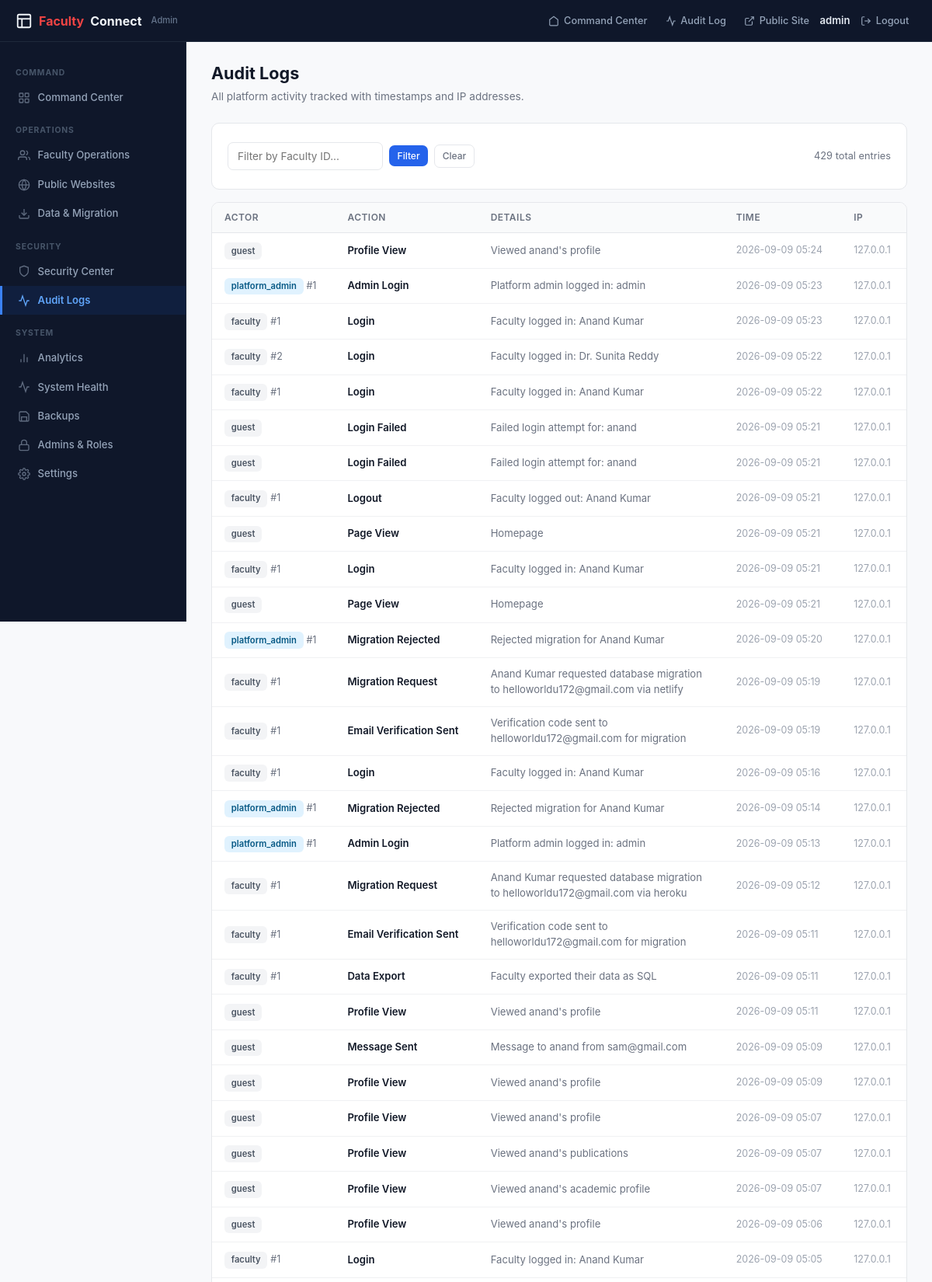
The page /platform/admin/activity (signed in, upper part) on the database its author committed.
### tables this page shows
CREATE TABLE activity_logs (
            id INTEGER PRIMARY KEY AUTOINCREMENT,
            user_type TEXT DEFAULT 'guest',
            user_id INTEGER DEFAULT 0,
            action TEXT NOT NULL,
            details TEXT DEFAULT '',
            ip_address TEXT DEFAULT '',
            timestamp TIMESTAMP DEFAULT CURRENT_TIMESTAMP
        );

### app.py (the view)
@app.route('/platform/admin/activity')
@admin_required
def platform_activity():
    pdb = get_platform_db()
    page = int(request.args.get('page', 1))
    per_page = 50
    offset = (page - 1) * per_page
    faculty_filter = request.args.get('faculty_id', '')
    if faculty_filter:
        logs = pdb.execute(
            "SELECT * FROM activity_logs WHERE user_id = ? AND action != 'profile_update' ORDER BY timestamp DESC LIMIT ? OFFSET ?",
            (int(faculty_filter), per_page, offset)
        ).fetchall()
        total = pdb.execute('SELECT COUNT(*) c FROM activity_logs WHERE user_id = ? AND action != ?', (int(faculty_filter), 'profile_update')).fetchone()['c']
    else:
        logs = pdb.execute(
            "SELECT * FROM activity_logs WHERE action != 'profile_update' ORDER BY timestamp DESC LIMIT ? OFFSET ?",
            (per_page, offset)
        ).fetchall()
        total = pdb.execute("SELECT COUNT(*) c FROM activity_logs WHERE action != 'profile_update'").fetchone()['c']
    return render_template('platform/activity.html', logs=logs, page=page, total=total, faculty_filter=faculty_filter)

### app.py (called while the page is built)
def get_platform_db():
    try:
        if 'platform_db' not in g:
            g.platform_db = sqlite3.connect(app.config['DATABASE'], timeout=15)
            g.platform_db.row_factory = sqlite3.Row
            g.platform_db.execute('PRAGMA foreign_keys = ON')
            try:
                g.platform_db.execute('PRAGMA journal_mode = WAL')
            except Exception:
                pass
        return g.platform_db
    except RuntimeError:
        db = sqlite3.connect(app.config['DATABASE'], timeout=15)
        db.row_factory = sqlite3.Row
        db.execute('PRAGMA foreign_keys = ON')
        return db

def admin_required(f):
    @wraps(f)
    def decorated(*args, **kwargs):
        if 'admin_id' not in session:
            return redirect(url_for('platform_login'))
        return f(*args, **kwargs)
    return decorated

@app.context_processor
def inject_admin_counts():
    try:
        pdb = get_platform_db()
        return {
            'pending_migrations_count': pdb.execute("SELECT COUNT(*) c FROM migration_requests WHERE status='pending'").fetchone()['c'],
            'unresolved_threats_count': pdb.execute('SELECT COUNT(*) c FROM threats WHERE is_resolved=0').fetchone()['c'],
        }
    except Exception:
        return {'pending_migrations_count': 0, 'unresolved_threats_count': 0}

### templates/platform/activity.html (shortened to what this page needs)
{% extends "platform/base_admin.html" %}
{% set active_page = 'audit' %}
{% block content %}
<div class="page-header">
    <h1>Audit Logs</h1>
    <p>All platform activity tracked with timestamps and IP addresses.</p>
</div>
<div class="card" style="margin-bottom: 1rem;">
    <div class="card-body" style="padding: 0.75rem 1.25rem;">
        <form method="GET" class="filter-bar" style="margin: 0;">
            <input type="text" name="faculty_id" class="form-control" placeholder="Filter by Faculty ID..." value="{{ faculty_filter }}">
            <button type="submit" class="btn btn-primary btn-sm">Filter</button>
            <a href="{{ url_for('platform_activity') }}" class="btn btn-ghost btn-sm">Clear</a>
            <span style="margin-left: auto; font-size: 0.8rem; color: #6b7280;">{{ total }} total entries</span>
        </form>
    </div>
</div>
<div class="card">
    <div class="table-wrap">
        <table>
            <thead>
                <tr><th>Actor</th><th>Action</th><th>Details</th><th>Time</th><th>IP</th></tr>
            </thead>
            <tbody>
                {% if logs %}
                {% for l in logs %}
                <tr>
                    <td>
                        <span class="badge badge-{{ 'info' if l.user_type == 'platform_admin' else 'neutral' }}">{{ l.user_type }}</span>
                        {% if l.user_id %}<span style="font-size: 0.78rem; color: #6b7280;"> #{{ l.user_id }}</span>{% endif %}
                    </td>
                    <td style="font-weight: 600; font-size: 0.82rem;">{{ l.action|replace('_', ' ')|title }}</td>
                    <td style="font-size: 0.82rem; color: #6b7280; max-width: 300px;">{{ l.details[:100] if l.details else '-' }}</td>
                    <td style="font-size: 0.78rem; color: #9ca3af;">{{ l.timestamp[:16] if l.timestamp else '' }}</td>
                    <td style="font-size: 0.78rem; color: #9ca3af;">{{ l.ip_address }}</td>
                </tr>
                {% endfor %}
                {% else %}
                <tr><td colspan="5"><div class="empty-state"><p>No activity logs found.</p></div></td></tr>
                {% endif %}
            </tbody>
        </table>
    </div>
</div>
{% endblock %}

### static/css/admin.css (style rules this page uses)
:root { --sidebar-w: 240px; --topbar-h: 54px; --bg: #f8f9fb; --surface: #fff; --border: #e5e7eb; --border-light: #f0f1f3; --text: #111827; --text-secondary: #6b7280; --text-muted: #9ca3af; --primary: #2563eb; --primary-light: #dbeafe; --success: #059669; --success-light: #d1fae5; --warning: #d97706; --warning-light: #fef3c7; --danger: #dc2626; --danger-light: #fee2e2; --info: #0284c7; --info-light: #e0f2fe; --purple: #7c3aed; --purple-light: #ede9fe; }
*, *::before, *::after { box-sizing: border-box; margin: 0; padding: 0; }
body.admin-body { font-family: -apple-system, BlinkMacSystemFont, 'Segoe UI', Roboto, 'Helvetica Neue', Arial, sans-serif; font-size: 14px; color: var(--text); background: var(--bg); line-height: 1.5; }
.page-header { margin-bottom: 1.5rem; }
.page-header h1 { font-size: 1.35rem; font-weight: 700; color: var(--text); }
.page-header p { color: var(--text-secondary); font-size: 0.85rem; margin-top: 0.2rem; }
.card { background: var(--surface); border: 1px solid var(--border); border-radius: 10px; overflow: hidden; }
.card-body { padding: 1.25rem; }
.table-wrap { overflow-x: auto; }
table { width: 100%; border-collapse: collapse; font-size: 0.85rem; }
thead th { padding: 0.65rem 1rem; text-align: left; font-weight: 600; color: var(--text-secondary); font-size: 0.75rem; text-transform: uppercase; letter-spacing: 0.04em; background: #f9fafb; border-bottom: 1px solid var(--border); white-space: nowrap; }
tbody td { padding: 0.7rem 1rem; border-bottom: 1px solid var(--border-light); vertical-align: middle; }
.badge { display: inline-flex; align-items: center; gap: 0.25rem; padding: 0.15rem 0.55rem; border-radius: 6px; font-size: 0.7rem; font-weight: 600; white-space: nowrap; }
.badge-info { background: var(--info-light); color: #075985; }
.badge-neutral { background: #f3f4f6; color: #4b5563; }
.btn { display: inline-flex; align-items: center; gap: 0.35rem; padding: 0.45rem 0.85rem; border-radius: 7px; font-size: 0.8rem; font-weight: 500; text-decoration: none; border: 1px solid transparent; cursor: pointer; transition: all 0.15s; white-space: nowrap; font-family: inherit; }
.btn-primary { background: var(--primary); color: white; }
.btn-ghost { background: transparent; color: var(--text-secondary); border-color: var(--border); }
.btn-sm { padding: 0.3rem 0.6rem; font-size: 0.75rem; }
.form-control { width: 100%; padding: 0.55rem 0.75rem; border: 1px solid var(--border); border-radius: 7px; font-size: 0.85rem; font-family: inherit; transition: border-color 0.15s; background: white; color: var(--text); }
.filter-bar { display: flex; gap: 0.5rem; align-items: center; flex-wrap: wrap; padding: 0.75rem 0; margin-bottom: 1rem; }
.filter-bar .form-control { max-width: 200px; }

### rows shown on the page
activity_logs: user_type "guest", action "Profile View", details "Viewed anand's profile", timestamp "2026-09-09 05:24", ip_address "127.0.0.1"
activity_logs: user_type "platform_admin", user_id "1", action "Admin Login", details "Platform admin logged in: admin", timestamp "2026-09-09 05:23", ip_address "127.0.0.1"
activity_logs: user_type "faculty", user_id "1", action "Login", details "Faculty logged in: Anand Kumar", timestamp "2026-09-09 05:23", ip_address "127.0.0.1"
activity_logs: user_type "faculty", user_id "2", action "Login", details "Faculty logged in: Dr. Sunita Reddy", timestamp "2026-09-09 05:22", ip_address "127.0.0.1"
activity_logs: user_type "faculty", user_id "1", action "Login", details "Faculty logged in: Anand Kumar", timestamp "2026-09-09 05:22", ip_address "127.0.0.1"
activity_logs: user_type "guest", action "Login Failed", details "Failed login attempt for: anand", timestamp "2026-09-09 05:21", ip_address "127.0.0.1"
activity_logs: user_type "guest", action "Login Failed", details "Failed login attempt for: anand", timestamp "2026-09-09 05:21", ip_address "127.0.0.1"
activity_logs: user_type "faculty", user_id "1", action "Logout", details "Faculty logged out: Anand Kumar", timestamp "2026-09-09 05:21", ip_address "127.0.0.1"
activity_logs: user_type "guest", action "Page View", details "Homepage", timestamp "2026-09-09 05:21", ip_address "127.0.0.1"
activity_logs: user_type "faculty", user_id "1", action "Login", details "Faculty logged in: Anand Kumar", timestamp "2026-09-09 05:21", ip_address "127.0.0.1"
activity_logs: user_type "guest", action "Page View", details "Homepage", timestamp "2026-09-09 05:21", ip_address "127.0.0.1"
activity_logs: user_type "platform_admin", user_id "1", action "Migration Rejected", details "Rejected migration for Anand Kumar", timestamp "2026-09-09 05:20", ip_address "127.0.0.1"
activity_logs: user_type "faculty", user_id "1", action "Migration Request", details "Anand Kumar requested database migration to helloworldu172@gmail.com via netlify", timestamp "2026-09-09 05:19", ip_address "127.0.0.1"
activity_logs: user_type "faculty", user_id "1", action "Email Verification Sent", details "Verification code sent to helloworldu172@gmail.com for migration", timestamp "2026-09-09 05:19", ip_address "127.0.0.1"
activity_logs: user_type "faculty", user_id "1", action "Login", details "Faculty logged in: Anand Kumar", timestamp "2026-09-09 05:16", ip_address "127.0.0.1"
activity_logs: user_type "platform_admin", user_id "1", action "Migration Rejected", details "Rejected migration for Anand Kumar", timestamp "2026-09-09 05:14", ip_address "127.0.0.1"
activity_logs: user_type "platform_admin", user_id "1", action "Admin Login", details "Platform admin logged in: admin", timestamp "2026-09-09 05:13", ip_address "127.0.0.1"
activity_logs: user_type "faculty", user_id "1", action "Migration Request", details "Anand Kumar requested database migration to helloworldu172@gmail.com via heroku", timestamp "2026-09-09 05:12", ip_address "127.0.0.1"
activity_logs: user_type "faculty", user_id "1", action "Email Verification Sent", details "Verification code sent to helloworldu172@gmail.com for migration", timestamp "2026-09-09 05:11", ip_address "127.0.0.1"
activity_logs: user_type "faculty", user_id "1", action "Data Export", details "Faculty exported their data as SQL", timestamp "2026-09-09 05:11", ip_address "127.0.0.1"
activity_logs: user_type "guest", action "Profile View", details "Viewed anand's profile", timestamp "2026-09-09 05:11", ip_address "127.0.0.1"
activity_logs: user_type "guest", action "Message Sent", details "Message to anand from sam@gmail.com", timestamp "2026-09-09 05:09", ip_address "127.0.0.1"
activity_logs: user_type "guest", action "Profile View", details "Viewed anand's profile", timestamp "2026-09-09 05:09", ip_address "127.0.0.1"
activity_logs: user_type "guest", action "Profile View", details "Viewed anand's profile", timestamp "2026-09-09 05:07", ip_address "127.0.0.1"
activity_logs: user_type "guest", action "Profile View", details "Viewed anand's publications", timestamp "2026-09-09 05:07", ip_address "127.0.0.1"
activity_logs: user_type "guest", action "Profile View", details "Viewed anand's academic profile", timestamp "2026-09-09 05:07", ip_address "127.0.0.1"
activity_logs: user_type "guest", action "Profile View", details "Viewed anand's profile", timestamp "2026-09-09 05:06", ip_address "127.0.0.1"
activity_logs: user_type "faculty", user_id "1", action "Login", details "Faculty logged in: Anand Kumar", timestamp "2026-09-09 05:05", ip_address "127.0.0.1"

### other values the page prints
{{ session.get('admin_username', 'Admin') }} "admin"
{{ total }} "429"
